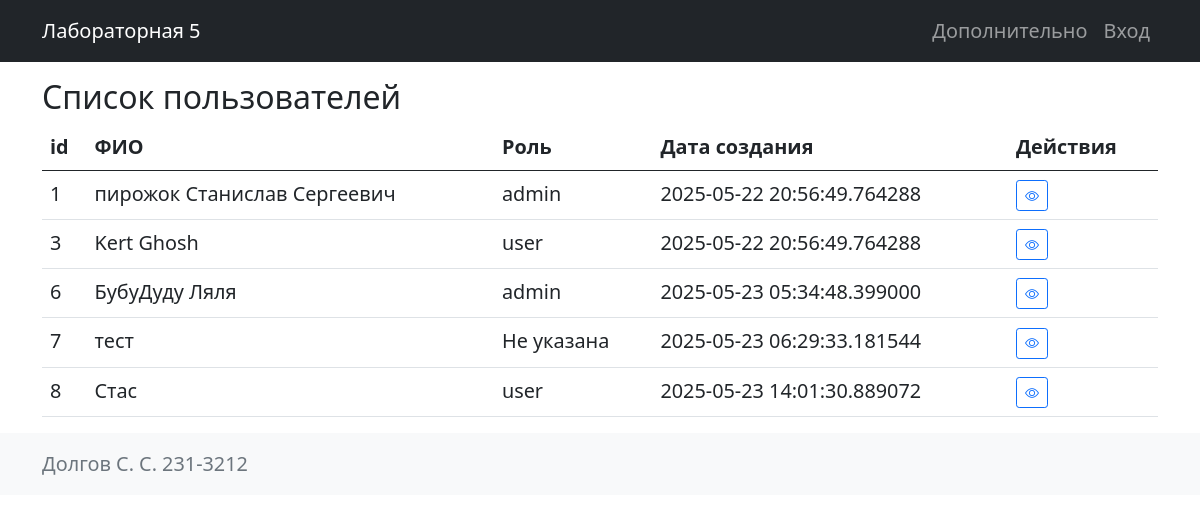
Before: / with the older database file.
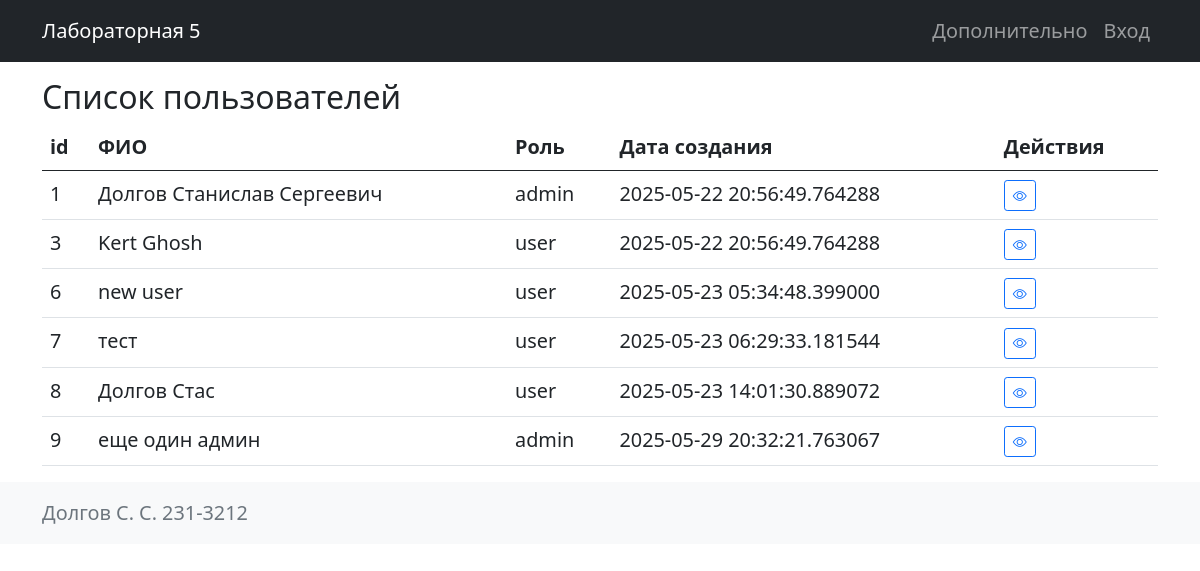
After: the same page with the newer database file.
### modeldb.py (models this page shows, shortened)
class User(db.Model, UserMixin):
    id = db.Column(db.Integer, primary_key=True)
    username = db.Column(db.String(20), unique=True, nullable=False)
    password_hash = db.Column(db.String(128), nullable=False)
    first_name = db.Column(db.String(50), nullable=False)
    last_name = db.Column(db.String(50), nullable=True)
    middle_name = db.Column(db.String(50), nullable=True)
    role_id = db.Column(db.Integer, db.ForeignKey('role.id'), nullable=True)
    created_at = db.Column(db.DateTime, default=datetime.utcnow)

class Role(db.Model):
    id = db.Column(db.Integer, primary_key=True)
    name = db.Column(db.String(80), unique=True, nullable=False)
    description = db.Column(db.Text)
    users = db.relationship('User', backref='role', lazy=True)  # Связь с User

### app.py (the view)
@app.route('/')
def index():
    users = User.query.all()
    roles = Role.query.all()
    form = EditUserForm()  # Создаем экземпляр формы
    return render_template('index.html', users=users, roles=roles, form=form)

### app.py (called while the page is built)
@app.before_request
def before_request_callback():
    path = request.path
    if path.startswith('/static'):  # Игнорируем запросы к статическим файлам
        return
    user_id = current_user.id if current_user.is_authenticated else None
    visit_log = VisitLog(path=path, user_id=user_id)
    db.session.add(visit_log)
    db.session.commit()

### templates/index.html (shortened to what this page needs)
{% extends 'base.html' %}
{% block content %}
    <h2>Список пользователей</h2>
    <table class="table">
        <thead>
            <tr><th>id</th><th>ФИО</th><th>Роль</th><th>Дата создания</th><th>Действия</th></tr>
        </thead>
        <tbody>
            {% for user in users %}
                <tr>
                    <td>{{ user.id }}</td>
                    <td>{{ user.last_name or '' }} {{ user.first_name or '' }} {{ user.middle_name or '' }}</td>
                    <td>{{ user.role.name if user.role else 'Не указана' }}</td>
                    <td>{{ user.created_at }}</td>
                    <td>
                        <button type="button" class="btn btn-outline-primary btn-sm" data-bs-toggle="modal" data-bs-target="#userModal{{ user.id }}">
                            <i class="bi bi-eye"></i>
                        </button>
                    </td>
                </tr>
            {% endfor %}
        </tbody>
    </table>
{% endblock %}

### templates/base.html (shortened to what this page needs)
<!doctype html>
<html lang="ru">
<head>
     <link rel="stylesheet" href="https://cdn.jsdelivr.net/npm/bootstrap-icons@1.11.3/font/bootstrap-icons.min.css">
    <link href="https://cdn.jsdelivr.net/npm/bootstrap@5.0.2/dist/css/bootstrap.min.css" rel="stylesheet">
    <link rel="stylesheet" href="{{ url_for('static', filename='styles.css') }}">
</head>
<body>
    <header>
        <nav class="navbar navbar-expand-lg navbar-dark bg-dark">
            <div class="container">
                <a class="navbar-brand" href="{{ url_for('index') }}">Лабораторная 5</a>
                <div class="collapse navbar-collapse" id="navbarSupportedContent">
                    <ul class="navbar-nav ms-auto mb-2 mb-lg-0">
                        <li class="nav-item">
                            <a class="nav-link" aria-current="page" href="{{ url_for('about')}}">Дополнительно</a>
                        </li>
                        {% if current_user.is_authenticated %}
                            <li class="nav-item">
                                <a class="nav-link" href="{{ url_for('change_password')}}">Изменить пароль</a>
                            </li>
                            <li class="nav-item">
                                <a class="nav-link" href="{{ url_for('logout')}}">Выход</a>
                            </li>
                            <li class="nav-item">
                                <a class="nav-link" href="{{ url_for('reports.view_visit_logs') }}">Журнал посещений</a>
                            </li>
                        {% else %}
                            <li class="nav-item">
                                <a class="nav-link" href="{{ url_for('login')}}">Вход</a>
                            </li>
                        {% endif %}
                    </ul>
                </div>
            </div>
        </nav>
    </header>
    <div class="container mt-3">
        {% block content %}{% endblock %}
    </div>
    <footer class="footer mt-auto py-3 bg-light">
        <div class="container">
            <span class="text-muted">Долгов С. С. 231-3212</span>
        </div>
    </footer>
</body>
</html>

### static/styles.css (style rules this page uses)
body { font-size: 1.24rem; }

Changed rows visible on the page:
changed User "Станислав": last_name "пирожок" → "Долгов"
changed User id 6: first_name "Ляля" → "new user"; role "admin" → "user"; last_name "БубуДуду" → (not shown)
changed User "тест": role "Не указана" → "user"
changed User "Стас": last_name (not shown) → "Долгов"
added User: id "9", last_name "еще", first_name "один", middle_name "админ", role "admin", created_at "2025-05-29 20:32:21.763067"
